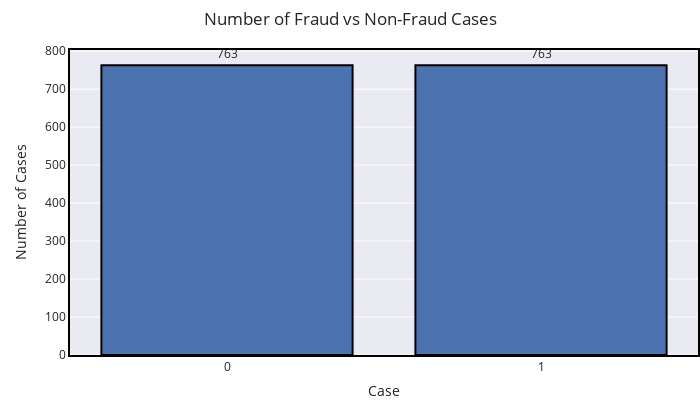

The notebook cell saved with this chart:
### Code cell
#Frauds vs. Non-Frauds for the new dataframe
group = df1_sm.groupby('Class')['scaled_time'].count()
fig = go.Figure()
fig.add_trace(go.Bar(name='counts',x=group.index, y=group.values, marker_line_color='black', marker_line_width=2,
                     text=group.values,textposition='outside'))
fig.update_yaxes(title_text='Number of Cases')
fig.update_xaxes(title_text='Case',nticks=3)
fig.update_layout(template='seaborn',hovermode='closest',title='Number of Fraud vs Non-Fraud Cases',
                 width=700,height=400,xaxis=dict(mirror=True,linecolor='black',linewidth=2),
                 yaxis=dict(mirror=True,linecolor='black',linewidth=2),margin=dict(t=50,b=0,l=70,r=0))
fig.show()

### Figure 1 — Plotly figure (JSON) as saved in the notebook; plotly's stock layout.template omitted (floating-point values rounded to 4 significant figures)
{"data": [{"marker": {"line": {"color": "black", "width": 2}}, "name": "counts", "text": [763, 763], "textposition": "outside", "type": "bar", "x": [0, 1], "y": [763, 763]}], "layout": {"height": 400, "hovermode": "closest", "margin": {"b": 0, "l": 70, "r": 0, "t": 50}, "title": {"text": "Number of Fraud vs Non-Fraud Cases"}, "width": 700, "xaxis": {"linecolor": "black", "linewidth": 2, "mirror": true, "nticks": 3, "title": {"text": "Case"}}, "yaxis": {"linecolor": "black", "linewidth": 2, "mirror": true, "title": {"text": "Number of Cases"}}}}
